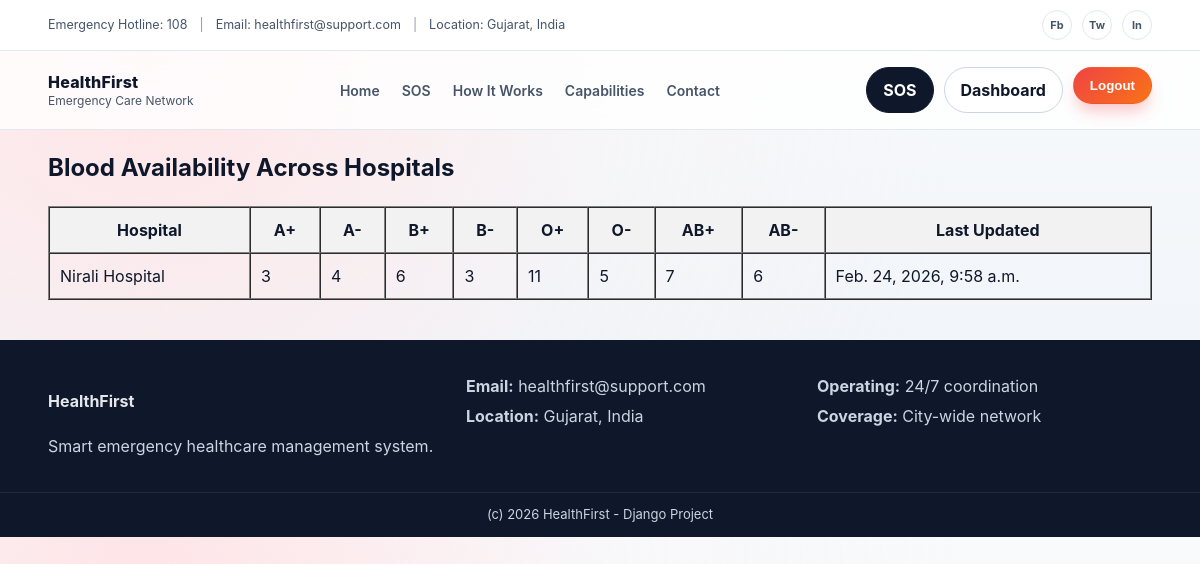
The page /hospitals/view-bloods/ (signed in) on the database its author committed.
### hospitals/models.py (models this page shows, shortened)
class BloodAvailability(models.Model):
    hospital = models.OneToOneField(Hospital, on_delete=models.CASCADE)
    a_positive = models.IntegerField(default=0)
    a_negative = models.IntegerField(default=0)
    b_positive = models.IntegerField(default=0)
    b_negative = models.IntegerField(default=0)
    o_positive = models.IntegerField(default=0)
    o_negative = models.IntegerField(default=0)
    ab_positive = models.IntegerField(default=0)
    ab_negative = models.IntegerField(default=0)
    last_updated = models.DateTimeField(auto_now=True)

class Hospital(models.Model):
    name = models.CharField(max_length=200)
    address = models.TextField()
    admin = models.OneToOneField(settings.AUTH_USER_MODEL, on_delete=models.CASCADE)
    latitude = models.FloatField(null=True, blank=True)
    longitude = models.FloatField(null=True, blank=True)
    def __str__(self):
        return self.name

### hospitals/views.py (the view)
# urls.py: path('view-bloods/', views.view_bloods, name='view_bloods'),
def view_bloods(request):
    blood_list = BloodAvailability.objects.select_related('hospital').all()
    return render(request, 'hospitals/view_bloods.html', {'blood_list': blood_list})

### hospitals/templates/hospitals/view_bloods.html (shortened to what this page needs)
{% extends "base.html" %}
{% block content %}
<section class="container">
  <h1>Blood Availability Across Hospitals</h1>
  {% if blood_list %}
  <div class="card" style="overflow-x:auto;">
    <table border="1" cellpadding="10" cellspacing="0" width="100%">
      <thead style="background-color:#f2f2f2;">
        <tr>
          <th>Hospital</th>
          <th>A+</th>
          <th>A-</th>
          <th>B+</th>
          <th>B-</th>
          <th>O+</th>
          <th>O-</th>
          <th>AB+</th>
          <th>AB-</th>
          <th>Last Updated</th>
        </tr>
      </thead>
      <tbody>
        {% for blood in blood_list %}
        <tr>
          <td>{{ blood.hospital }}</td>
          <td>{{ blood.a_positive }}</td>
          <td>{{ blood.a_negative }}</td>
          <td>{{ blood.b_positive }}</td>
          <td>{{ blood.b_negative }}</td>
          <td>{{ blood.o_positive }}</td>
          <td>{{ blood.o_negative }}</td>
          <td>{{ blood.ab_positive }}</td>
          <td>{{ blood.ab_negative }}</td>
          <td>{{ blood.last_updated }}</td>
        </tr>
        {% endfor %}
      </tbody>
    </table>
  </div>
  {% else %}
    <p>No blood data available.</p>
  {% endif %}
</section>
{% endblock %}

### static/css/main.css (style rules this page uses)
:root { --brand: #ef4444; --brand-dark: #c81e1e; --midnight: #0f172a; --slate: #475569; --bg: #f7fafc; --panel: #ffffff; --border: #e2e8f0; --shadow: 0 20px 25px -5px rgba(15, 23, 42, 0.1), 0 8px 10px -6px rgba(15, 23, 42, 0.05); --shadow-soft: 0 4px 6px -1px rgba(15, 23, 42, 0.06), 0 2px 4px -2px rgba(15, 23, 42, 0.04); }
* { box-sizing: border-box; -webkit-font-smoothing: antialiased; }
body { margin: 0; font-family: 'Inter', Manrope, "Segoe UI", Arial, sans-serif; color: var(--midnight); background: radial-gradient(circle at 12% 10%, #ffe4e6 0%, rgba(255, 228, 230, 0.1) 40%, transparent 70%), linear-gradient(180deg, #f8fafc 0%, #eef2f7 100%); line-height: 1.5; }
.container { width: min(1150px, 92%); margin: auto; }

### rows shown on the page
BloodAvailability: hospital "Nirali Hospital", a_positive "3", a_negative "4", b_positive "6", b_negative "3", o_positive "11", o_negative "5", ab_positive "7", ab_negative "6", last_updated "Feb. 24, 2026, 9:58 a.m."
